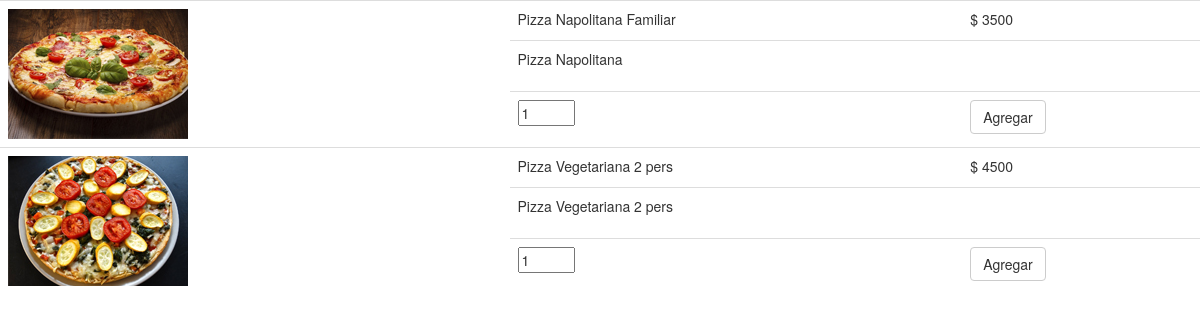
Page /PHP/Muestra.php?tipo=1 on the committed database.
### tables this page shows
CREATE TABLE `producto` (
  `Id_Producto` int(5) NOT NULL,
  `Nombre` char(50) NOT NULL,
  `Precio` int(5) NOT NULL,
  `Descripcion` char(255) NOT NULL,
  `Id_Categoria` int(3) NOT NULL,
  `Foto` char(60) DEFAULT NULL
);

### PHP/Muestra.php (the view, shortened to what this page needs)
<!DOCTYPE html>
<html>
<head>
	<link rel="stylesheet" href="https://maxcdn.bootstrapcdn.com/bootstrap/3.3.7/css/bootstrap.min.css">
</head>
<body>
<?php
	include("conex.inc");
	$cate = $_GET["tipo"];
	$consulta = "SELECT Id_Producto, Nombre, Precio, Foto, Descripcion FROM producto WHERE Id_Categoria=$cate";
	$respuesta = mysqli_query($db, $consulta);
	echo "<table class='table'>";
	while($fila=mysqli_fetch_object($respuesta))
		echo "<tr><td rowspan='3' class='fotopro'><img src='Fotos/$fila->Foto'></td><td>$fila->Nombre</td><td>$ $fila->Precio</td></tr>
			    <tr><td colspan='2'><p>$fila->Descripcion</p></td></tr>
			    <tr><td><input type='number' id='$fila->Id_Producto' size='1' min='1' max='10' value='1'></td>
			    <td><button type='submit' onClick='addProduct($fila->Id_Producto)' value='$fila->Nombre' class='btn btn-default'>Agregar</button></td></tr>";
	echo "</table>";
?>
</body>
</html>

### rows in the picture
producto: Foto (picture), Nombre "Pizza Napolitana Familiar", Precio "3500", Descripcion "Pizza Napolitana"
producto: Foto (picture), Nombre "Pizza Vegetariana 2 pers", Precio "4500", Descripcion "Pizza Vegetariana 2 pers"
